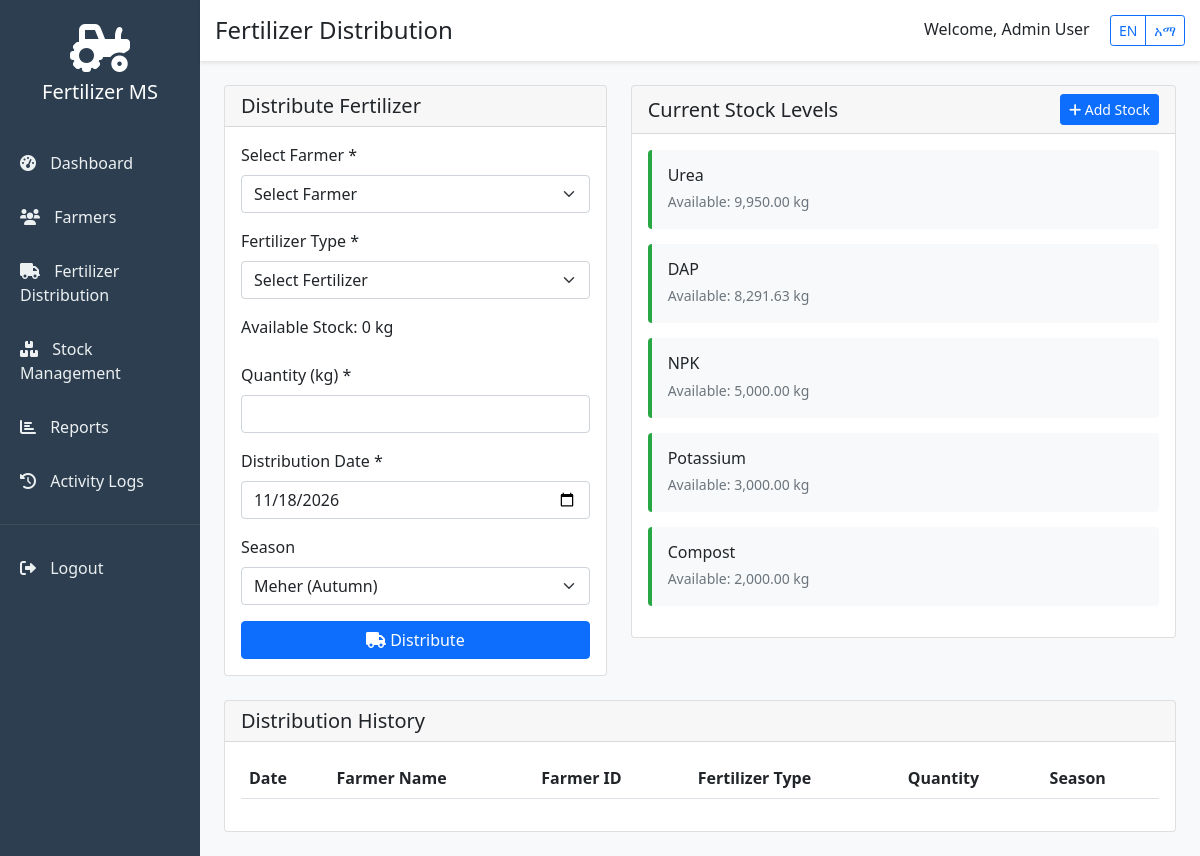
/admin/distribution.php (signed in), run on an earlier commit of the app's database.
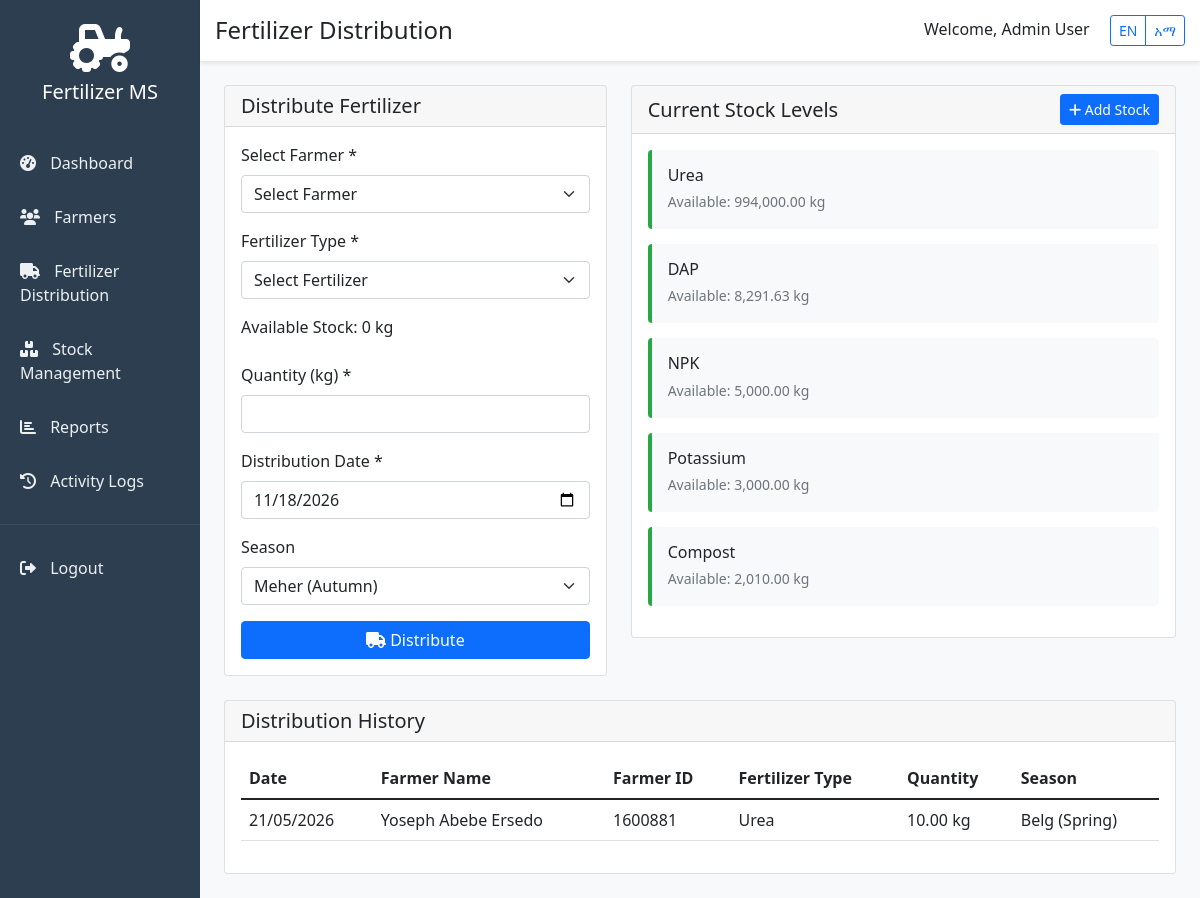
And on a later commit of the database.
### tables this page shows
CREATE TABLE `stock` (
  `id` int(11) NOT NULL AUTO_INCREMENT,
  `fertilizer_type_id` int(11) NOT NULL,
  `quantity` decimal(10,2) NOT NULL DEFAULT 0.00,
  `last_updated` timestamp NOT NULL DEFAULT current_timestamp() ON UPDATE current_timestamp(),
  PRIMARY KEY (`id`),
  UNIQUE KEY `fertilizer_type_id` (`fertilizer_type_id`),
  CONSTRAINT `stock_ibfk_1` FOREIGN KEY (`fertilizer_type_id`) REFERENCES `fertilizer_types` (`id`) ON DELETE CASCADE
);

CREATE TABLE `fertilizer_types` (
  `id` int(11) NOT NULL AUTO_INCREMENT,
  `name` varchar(100) NOT NULL,
  `description` text DEFAULT NULL,
  `unit` varchar(20) DEFAULT 'kg',
  PRIMARY KEY (`id`)
);

CREATE TABLE `distributions` (
  `id` int(11) NOT NULL AUTO_INCREMENT,
  `farmer_id` int(11) NOT NULL,
  `fertilizer_type_id` int(11) NOT NULL,
  `quantity` decimal(10,2) NOT NULL,
  `distribution_date` date NOT NULL,
  `season` varchar(50) DEFAULT NULL,
  `distributed_by` int(11) DEFAULT NULL,
  `created_at` timestamp NOT NULL DEFAULT current_timestamp(),
  PRIMARY KEY (`id`),
  KEY `farmer_id` (`farmer_id`),
  KEY `fertilizer_type_id` (`fertilizer_type_id`),
  KEY `distributed_by` (`distributed_by`),
  CONSTRAINT `distributions_ibfk_1` FOREIGN KEY (`farmer_id`) REFERENCES `farmers` (`id`) ON DELETE CASCADE,
  CONSTRAINT `distributions_ibfk_2` FOREIGN KEY (`fertilizer_type_id`) REFERENCES `fertilizer_types` (`id`) ON DELETE CASCADE,
  CONSTRAINT `distributions_ibfk_3` FOREIGN KEY (`distributed_by`) REFERENCES `users` (`id`) ON DELETE SET NULL
);

CREATE TABLE `farmers` (
  `id` int(11) NOT NULL AUTO_INCREMENT,
  `farmer_id` varchar(50) NOT NULL,
  `full_name` varchar(100) NOT NULL,
  `region` varchar(100) NOT NULL,
  `district` varchar(100) NOT NULL,
  `kebele` varchar(100) NOT NULL,
  `farm_size` decimal(10,2) NOT NULL,
  `crop_type` varchar(100) NOT NULL,
  `harvest_season` varchar(50) NOT NULL,
  `phone` varchar(20) NOT NULL,
  `id_proof` varchar(255) DEFAULT NULL,
  `farm_photo` varchar(255) DEFAULT NULL,
  `verification_status` enum('pending','verified','rejected') DEFAULT 'pending',
  `created_by` int(11) DEFAULT NULL,
  `created_at` timestamp NOT NULL DEFAULT current_timestamp(),
  `updated_at` timestamp NULL DEFAULT NULL ON UPDATE current_timestamp(),
  PRIMARY KEY (`id`),
  UNIQUE KEY `farmer_id` (`farmer_id`),
  KEY `created_by` (`created_by`),
  CONSTRAINT `farmers_ibfk_1` FOREIGN KEY (`created_by`) REFERENCES `users` (`id`) ON DELETE SET NULL
);

### config/language.php (called while the page is built, shortened)
<?php
function getCurrentLanguage() {
    return $_SESSION['language'] ?? 'en';
}
?>

### config/database.php (called while the page is built, shortened)
<?php
function getConnection() {
    try {
        $conn = new mysqli(DB_HOST, DB_USER, DB_PASS, DB_NAME);
        $conn->set_charset("utf8mb4");
        return $conn;
    } catch (Exception $e) {
        die("Database connection error: " . $e->getMessage());
    }
}
function executeQuery($sql, $params = [], $types = "") {
    $conn = getConnection();
    $stmt = $conn->prepare($sql);
    $stmt->execute();
    $result = $stmt->get_result();
    return $result;
}
?>

### admin/distribution.php (the view, shortened to what the changed rows need)
<?php
require_once '../config/database.php';
require_once '../config/language.php';
$stock_levels = [];
$stock_result = executeQuery("SELECT s.*, ft.name FROM stock s JOIN fertilizer_types ft ON s.fertilizer_type_id = ft.id");
while($stock = $stock_result->fetch_assoc()) {
    $stock_levels[$stock['fertilizer_type_id']] = $stock;
}
$history_query = "SELECT d.*, f.full_name, f.farmer_id, ft.name as fertilizer_name
                 FROM distributions d
                 JOIN farmers f ON d.farmer_id = f.id
                 JOIN fertilizer_types ft ON d.fertilizer_type_id = ft.id
                 ORDER BY d.created_at DESC LIMIT 50";
$history = executeQuery($history_query);
?>
<!DOCTYPE html>
<html lang="<?php echo getCurrentLanguage(); ?>">
<head>
    <link href="https://cdn.jsdelivr.net/npm/bootstrap@5.1.3/dist/css/bootstrap.min.css" rel="stylesheet">
    <link rel="stylesheet" href="https://cdnjs.cloudflare.com/ajax/libs/font-awesome/6.0.0/css/all.min.css">
</head>
<body>
    <div class="container-fluid">
        <div class="row">
            <div class="col-md-10 p-0 main-content">
                <div class="p-4">
                    <div class="row">
                        <div class="col-md-7">
                            <div class="card">
                                <div class="card-body">
                                    <?php foreach($stock_levels as $stock):
                                        $stock_class = 'stock-high';
                                    ?>
                                    <div class="stock-card <?php echo $stock_class; ?> p-3 bg-light rounded">
                                        <div class="d-flex justify-content-between align-items-center">
                                            <div>
                                                <h6 class="mb-1"><?php echo htmlspecialchars($stock['name']); ?></h6>
                                                <small class="text-muted">Available: <?php echo number_format($stock['quantity'], 2); ?> kg</small>
                                            </div>
                                        </div>
                                    </div>
                                    <?php endforeach; ?>
                                </div>
                            </div>
                        </div>
                    </div>
                    <div class="card mt-4">
                        <div class="card-body">
                            <div class="table-responsive">
                                <table class="table table-hover">
                                    <thead>
                                        <tr>
                                            <th>Date</th>
                                            <th>Farmer Name</th>
                                            <th>Farmer ID</th>
                                            <th>Fertilizer Type</th>
                                            <th>Quantity</th>
                                            <th>Season</th>
                                        </tr>
                                    </thead>
                                    <tbody>
                                        <?php while($record = $history->fetch_assoc()): ?>
                                        <tr>
                                            <td><?php echo date('d/m/Y', strtotime($record['distribution_date'])); ?></td>
                                            <td><?php echo htmlspecialchars($record['full_name']); ?></td>
                                            <td><?php echo htmlspecialchars($record['farmer_id']); ?></td>
                                            <td><?php echo htmlspecialchars($record['fertilizer_name']); ?></td>
                                            <td><?php echo number_format($record['quantity'], 2); ?> kg</td>
                                            <td><?php echo htmlspecialchars($record['season']); ?></td>
                                        </tr>
                                        <?php endwhile; ?>
                                    </tbody>
                                </table>
                            </div>
                        </div>
                    </div>
                </div>
            </div>
        </div>
    </div>
</body>
</html>

What changed in the data, as far as the page shows it:
changed stock "Urea": quantity "9,950.00" → "994,000.00"
changed stock "Compost": quantity "2,000.00" → "2,010.00"
added distributions: distribution_date "21/05/2026", farmer.full_name "Yoseph Abebe Ersedo", farmer.farmer_id "1600881", fertilizer_type.name "Urea", quantity "10.00", season "Belg (Spring)"
